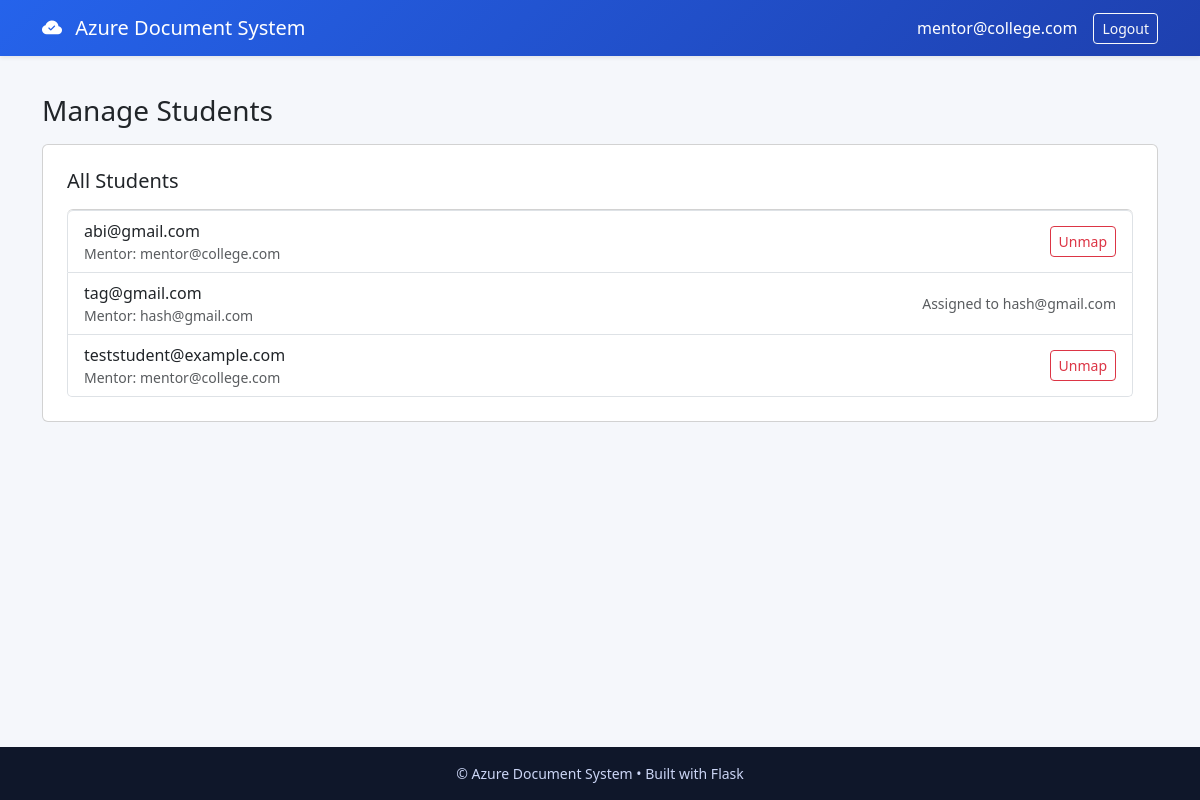
The app's page /staff/manage_students (signed in), older data.
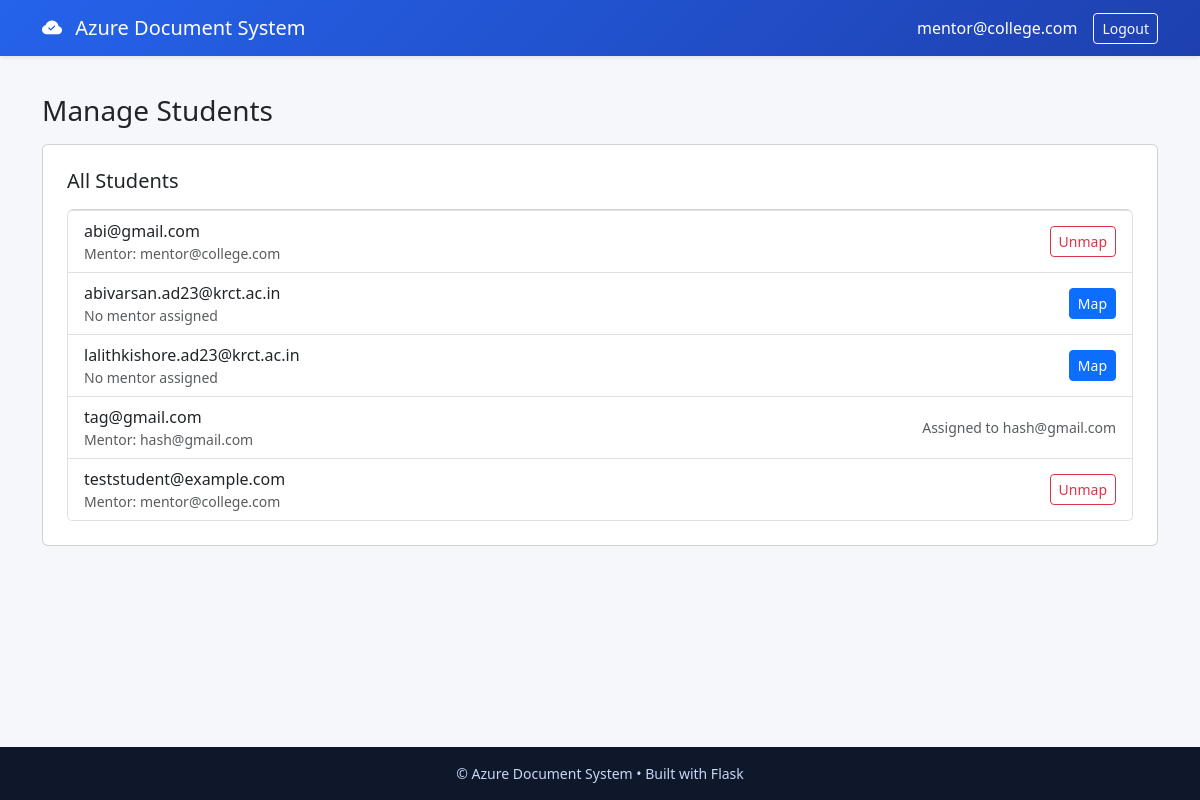
The same page, newer data.
### tables this page shows
CREATE TABLE students (
        id INTEGER PRIMARY KEY AUTOINCREMENT,
        email TEXT,
        password TEXT,
        mentor_email TEXT
    );

### app.py (the view)
@app.route('/staff/manage_students')
def staff_manage_students():
    if session.get('role') != 'staff':
        return redirect('/login')
    db = get_db()
    mentor = session.get('email')
    students = db.execute('SELECT id, email, mentor_email FROM students ORDER BY email').fetchall()
    return render_template('staff/manage_students.html', students=students, mentor=mentor)

### app.py (called while the page is built)
def get_db():
    return sqlite3.connect("auth.db")

@app.context_processor
def inject_helpers():
    return {
        "get_staff_list": get_staff_list,
        "get_students_list": get_students_list,
        "AZURE_STORAGE_ACCOUNT": os.getenv('AZURE_STORAGE_ACCOUNT'),
        "AZURE_CONTAINER": container,
    }

@app.after_request
def add_no_cache_headers(response):
    try:
        ctype = response.headers.get('Content-Type', '')
        if ctype and ctype.split(';')[0].strip() == 'text/html':
            response.headers['Cache-Control'] = 'no-store, no-cache, must-revalidate, max-age=0'
            response.headers['Pragma'] = 'no-cache'
            response.headers['Expires'] = '0'
    except Exception:
        pass
    return response

### templates/staff/manage_students.html (shortened to what this page needs)
{% extends "base.html" %}
{% block content %}
  <h3 class="mb-3">Manage Students</h3>
  <div class="card p-4 mb-4">
    <h5 class="mb-3">All Students</h5>
    {% if students and students|length > 0 %}
      <ul class="list-group">
        {% for s in students %}
          <li class="list-group-item d-flex justify-content-between align-items-center">
            <div>
              {{ s[1] }}
              {% if s[2] %}
                <div class="small text-muted">Mentor: {{ s[2] }}</div>
              {% else %}
                <div class="small text-muted">No mentor assigned</div>
              {% endif %}
            </div>
            <div>
              {% if s[2] == mentor %}
                <form method="post" action="/staff/unmap_student/{{ s[0] }}" style="display:inline">
                  <button class="btn btn-sm btn-outline-danger">Unmap</button>
                </form>
              {% elif not s[2] %}
                <form method="post" action="/staff/map_student/{{ s[0] }}" style="display:inline">
                  <button class="btn btn-sm btn-primary">Map</button>
                </form>
              {% else %}
                <span class="text-muted small">Assigned to {{ s[2] }}</span>
              {% endif %}
            </div>
          </li>
        {% endfor %}
      </ul>
    {% else %}
      <div class="text-muted">No students found.</div>
    {% endif %}
  </div>
{% endblock %}

Row changes from the older to the newer data that the page shows:
added students: email "abivarsan.ad23@krct.ac.in", shows "No mentor assigned"
added students: email "lalithkishore.ad23@krct.ac.in", shows "No mentor assigned"
